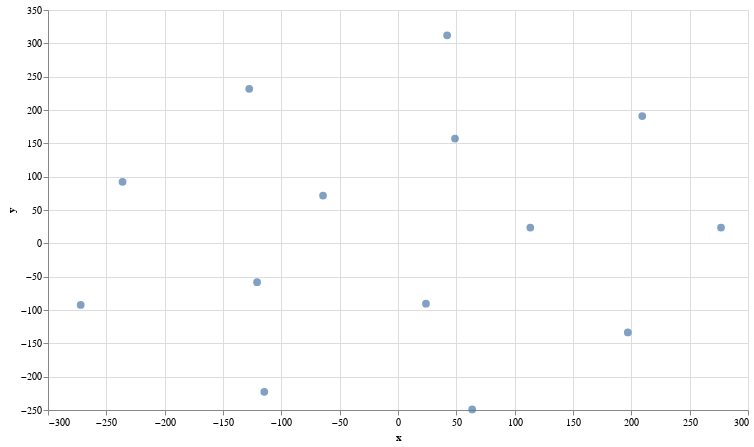

Notebook cell for this chart:
### Code cell
chart = alt.Chart(df).mark_circle(size=60).encode(
    x='x',
    y='y',
    tooltip=['restaurant', 'menu']
).properties(width=700, height=400)
chart.save('node2vec.json')
chart

### Figure 1 — Vega-Lite specification as saved in the notebook (floating-point values rounded to 4 significant figures)
{"config": {"view": {"continuousWidth": 400, "continuousHeight": 300}}, "data": {"name": "data-73e5612238f08e8fbde9551d73f4de71"}, "mark": {"type": "circle", "size": 60}, "encoding": {"tooltip": [{"type": "nominal", "field": "restaurant"}, {"type": "nominal", "field": "menu"}], "x": {"type": "quantitative", "field": "x"}, "y": {"type": "quantitative", "field": "y"}}, "height": 400, "width": 700, "$schema": "https://vega.github.io/schema/vega-lite/v4.8.1.json", "datasets": {"data-73e5612238f08e8fbde9551d73f4de71": [{"restaurant": "Silver Spoon", "menu": "Chicken Biryani", "x": 23.99, "y": -90.52}, {"restaurant": "Silver Spoon", "menu": "Naan", "x": 197.0, "y": -133.6}, {"restaurant": "Silver Spoon", "menu": "Butter Chicken", "x": 42.13, "y": 312.0}, {"restaurant": "Silver Spoon", "menu": "Chicken Biryani", "x": -120.8, "y": -58.22}, {"restaurant": "Silver Spoon", "menu": "Naan", "x": -236.1, "y": 92.29}, {"restaurant": "Bombay Buffet Indian Cuisine", "menu": "Chicken Biryani", "x": 63.58, "y": -249.2}, {"restaurant": "Bombay Buffet Indian Cuisine", "menu": "Butter Chicken", "x": 209.4, "y": 190.9}, {"restaurant": "Bombay Buffet Indian Cuisine", "menu": "Naan", "x": 113.4, "y": 23.72}, {"restaurant": "Soma Grill", "menu": "Naan", "x": -64.24, "y": 71.69}, {"restaurant": "Watan Kabob", "menu": "Naan", "x": -114.6, "y": -222.8}, {"restaurant": "Tamarind - The Indian Kitchen", "menu": "Naan", "x": -127.5, "y": 231.8}, {"restaurant": "Tamarind - The Indian Kitchen", "menu": "Butter Chicken", "x": 276.9, "y": 23.74}, {"restaurant": "Matka Indian Cuisine", "menu": "Naan", "x": 48.83, "y": 157.2}, {"restaurant": "Matka Indian Cuisine", "menu": "Butter Chicken", "x": -272.0, "y": -92.4}]}}
